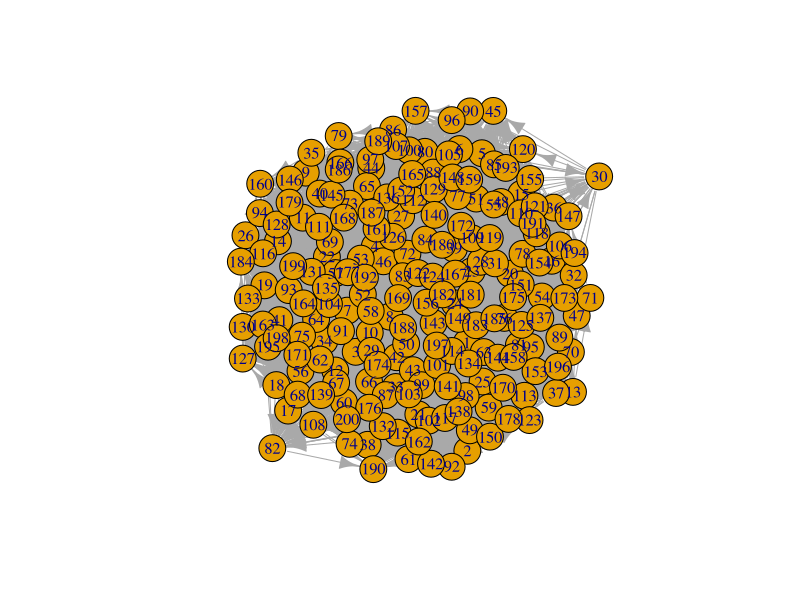
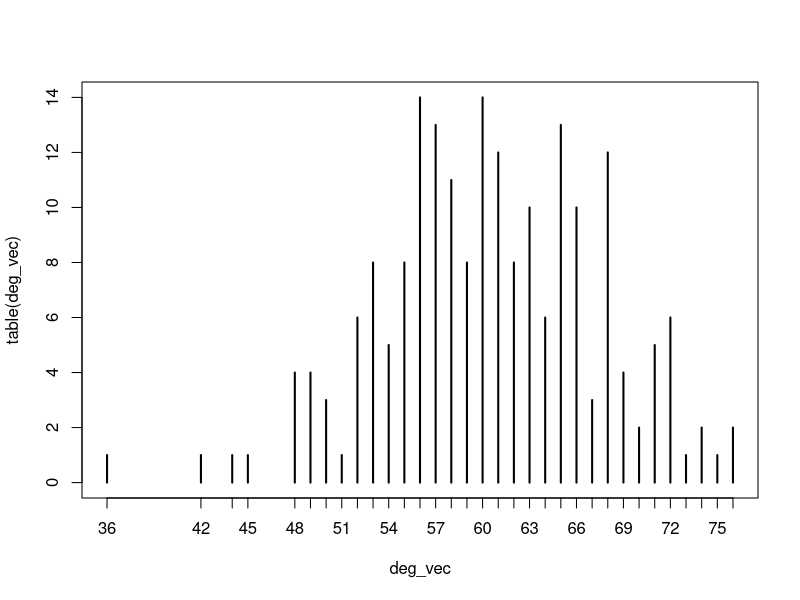

Recreate these plots in R, in order. (Note: this script raises an error after producing the figures.)

##################################################
#                      1
#################################################

#degree distribution for random network

library(igraph)
make_random <- function(num, prob){
  g6 = make_empty_graph(n = num)
  for(i in 1:(num-1)){
    for(j in (i+1):num){
      r = runif(1)
      if(r<=prob){
        g6 = g6+edge(i,j)
      }
    }
  }
  return (g6)
}
g6 = make_random(200, 0.3)
g6
plot(g6)
deg_vec = igraph::degree(g6)
deg_vec
plot(table(deg_vec))

##################################################
#                        2
#################################################

#degree distribution for real world facebook network


library(igraph)
g2 = read_graph("/home/dheeraj/Desktop/Lecture/6th_sem_Academics/SocialNetworkAnalysis/HandsOn/degree distribution/fb1.txt",format = "edgelist")
t = table(degree(g2))
plot(t / sum(t),xlab="Degree", ylab="Frequency")



##################################################
#                        3
#################################################

#degree distribution for scale free network


library(igraph)
G = read_graph("/home/dheeraj/Desktop/Lecture/6th_sem_Academics/SocialNetworkAnalysis/HandsOn/fb1.txt",format = "edgelist")
t = table(degree(G))
plot(t / sum(t),xlab="Degree", ylab="Frequency")
sample_pa(n, power = 1, m = NULL, out.dist = NULL, out.seq = NULL,
          out.pref = FALSE, zero.appeal = 1, directed = TRUE,
          algorithm = c("psumtree", "psumtree-multiple", "bag"),
          start.graph = NULL)
g <- sample_pa(10000)
degree_distribution(g)
t = table(degree(g))
plot(t / sum(t),xlab="Degree", ylab="Frequency")

##################################################
 #   SOME OBSERVATION

#################################################
#we can see that distribution in random network is quite distributed and it's like Normal distribution but in the other two cases  that is in real world and scale free network 
#it's decresing continuously

